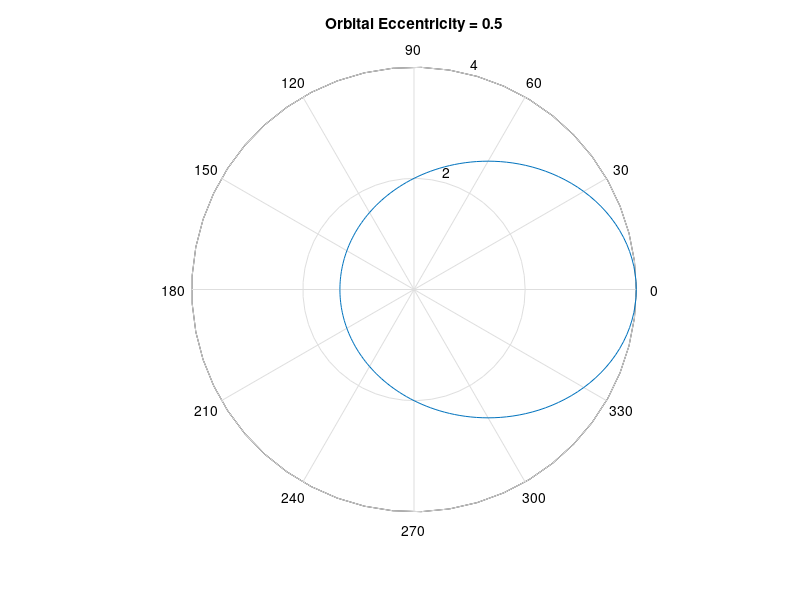

Write the MATLAB code that produced this figure.
% r = p/(1-eps*cos(theta))

% describes the polar coordinates of an orbit measured from one of the orbitrs two focal
% points. For objects in orbit around the sun, the sun is at one of the focal points. Thus
% r is the distance of the object from the sun. The parameters p and eps determine the size
% of the orbit and its eccentricity, respectively. Obtain the polar plot that represents an
% orbit having eps = 0.5 and p = 2 AU (AU stands for "astronomical unit"; 1 AU is the
% mean distance from the sun to Earth). How far away does the orbiting object get from
% the sun? How close does it approach Earth’s orbit?

eps = 0.5;
p = 2;
theta = 0: pi/90 : 2*pi;

r = p./(1-eps*cos(theta));
polar(theta,r), title('Orbital Eccentricity = 0.5')